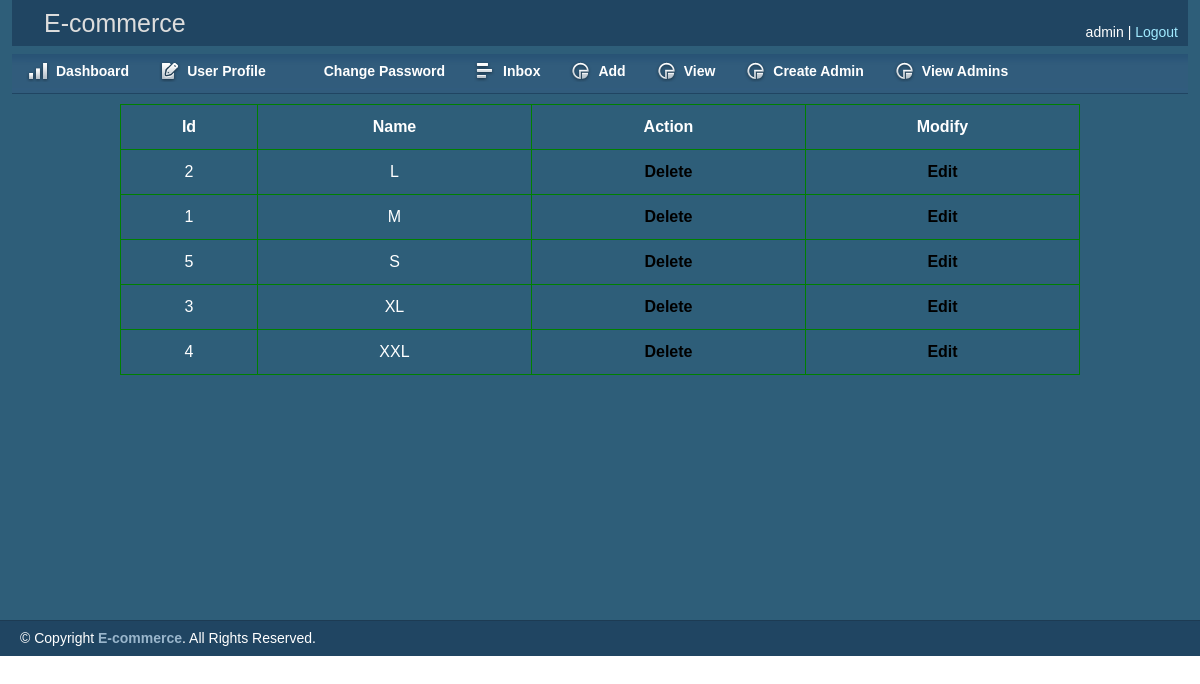
/admin/index.php?v=view-sizes (signed in), run on the app's committed database.
### tables this page shows
CREATE TABLE `sizes` (
  `id` tinyint(3) UNSIGNED NOT NULL,
  `name` varchar(30) NOT NULL
);

### library/db.php (called while the page is built, shortened)
<?php
class Database{
	private $con;
	public function __construct(){
		$this->con = new mysqli("localhost","root","","ecommerce");
	}
	public function view($select, $table, $orders= "", $where = "", $relations="", $groupBy=""){
		$temp_orders = "";
		$temp_where = "";
		$sql = "select {$select} from {$table}";
		$sql = $sql . $temp_where . $groupBy .  $temp_orders;
		return $this->con->query($sql);
	}
}

### admin/views/view/view-sizes.vie.php (the view)
<table  class="tbl">
	<tr>
		<th width='10%'>Id</th>
		<th width='20%'>Name</th>
		<th width='20%'>Action</th>
		<th width='20%'>Modify</th>
	</tr>
	<?php
	if ($sql = $db->view("*","sizes","","")) {
		while ($v =$sql->fetch_object()) {
			echo "<tr>";
			echo "<td>{$v->id}</td>";
			echo "<td>{$v->name}</td>";
			echo "<td><a href='index.php?i=delete-sizes&id={$v->id}'>Delete</a></td>";
			echo "<td><a href='index.php?i=edit-sizes&id={$v->id}'>Edit</a></td>";
			echo "</tr>";
		}
	}
	?>
</table>

### admin/index.php (shortened to what this page needs)
<?php
include "../library/db.php";
$db = new Database();
?>
<!DOCTYPE html>
<html>
<head>
    <link rel="stylesheet" href="https://maxcdn.bootstrapcdn.com/bootstrap/4.4.1/css/bootstrap.min.css">
    <link rel="stylesheet" type="text/css" href="css/reset.css" media="screen" />
    <link rel="stylesheet" type="text/css" href="css/text.css" media="screen" />
    <link rel="stylesheet" type="text/css" href="css/grid.css" media="screen" />
    <link rel="stylesheet" type="text/css" href="css/layout.css" media="screen" />
    <link rel="stylesheet" type="text/css" href="css/nav.css" media="screen" />
    <link href="css/table/demo_page.css" rel="stylesheet" type="text/css" />
    <link rel="stylesheet" type="text/css" href="css/saif.css">
    <link rel="stylesheet" type="text/css" href="css/fSelect.css">
</head>
<body>
    <div class="container_12">
        <div class="grid_12 header-repeat">
            <div id="branding">
               <div class="floatleft middle">
                 <h1>E-commerce</h1>
             </div>
             <div class="floatright">
                    <div class="floatleft marginleft10">
                        <ul class="inline-ul floatleft">
                            <?php
                            if (isset($_SESSION['id'])) {
                                ?>
                                <li><?php echo $_SESSION['name'];   ?></li>
                                <li><a href="index.php?i=logout">Logout</a></li>
                                <?php
                            }
                            ?>
                        </ul>
                    </div>
                </div>
            </div>
        </div>
        <div class="grid_12">
            <ul class="nav main">
                <?php include "views/subpage/menu.php"; ?>
            </ul>
        </div>
        <?php include 'system/controller.php';?>
        <?php include 'inc/footer.php';?>

### admin/views/subpage/menu.php
<?php
if (isset($_SESSION['type']) && ($_SESSION['type']==1 || $_SESSION['type']==2)) {
	?>
	<li class="ic-dashboard"><a href="index.php?=home"><span>Dashboard</span></a> </li>
	<li class="ic-form-style"><a href="index.php"><span>User Profile</span></a></li>
	<li class="ic-typography"><a href="index.php?i=changepassword"><span>Change Password</span></a></li>
	<li class="ic-grid-tables"><a href="index.php"><span>Inbox</span></a></li>
	<li class="ic-charts"><a href="index.php?i=add"><span>Add</span></a></li>
	<li class="ic-charts"><a href="index.php?v=view"><span>View</span></a></li>
	<?php
}
if (isset($_SESSION['type']) && $_SESSION['type']==1) {
	?>
	<li class="ic-charts"><a href="index.php?s=create-admin"><span>Create Admin</span></a></li>
	<li class="ic-charts"><a href="index.php?s=view-admin"><span>View  Admins</span></a></li>
	<?php
}
?>

### admin/system/controller.php (shortened to what this page needs)
<?php
if(isset($_GET['i']) && isset($_SESSION['type']) &&($_SESSION['type']==1 || $_SESSION['type']==2)){
	if(file_exists("views/insert/".$_GET['i'].".ins.php")){
		include "views/insert/".$_GET['i'].".ins.php";
	}
	else{
		include "views/view/404.php";
	}
}
else if(isset($_GET['v'])&& isset($_SESSION['type']) &&($_SESSION['type']==1 || $_SESSION['type']==2)){
	if(file_exists("views/view/".$_GET['v'].".vie.php")){
		include "views/view/".$_GET['v'].".vie.php";
	}
	else{
		include "views/view/404.php";
	}
}

### admin/inc/footer.php (shortened to what this page needs)
    </div>
    <div id="site_info">
        <p>
         &copy; Copyright <a href="http://ecommerce.com">E-commerce</a>. All Rights Reserved.
        </p>
    </div>
</body>
</html>

### admin/css/layout.css (style rules this page uses)
body { background: #fff none repeat scroll 0 0; color: #444; font-size: 14px; padding: 0; }
.floatleft { float:left; }
.middle { margin-left: 22px; margin-top: -14px; }
.middle h1 { color:#ddd;margin:0 }
.floatright { float:right; }
.inline-ul li { display:inline; color:#fff; }
.marginleft10 { margin-left:10px; }
a { color: #000; font-weight:bold; text-decoration: none; }
.container_12, .container_16 { background:#2E5E79; }
h1, h2, h3, h4, h5, h6 { line-height:1.2em; margin-bottom:.3em; }
#branding { font-weight: normal; margin-bottom: 0; padding: 22px 10px 3px; text-align: left; }
.header-repeat { background:url(../img/header-repeat.jpg) repeat-x; }
#branding a { color:#A1EAFF; font-weight:normal; }
#branding a:before { content:" | "; color:#fff; }
#branding ul, #branding ul li { margin:0px; padding:0px; }
#branding li { padding:0px 0px 0px 0px !important; }
p { margin-bottom:1em; }
ul, ol { padding-top:0; }
#site_info { color:#fff; background:#204562; border-top:1px solid #1d3b53; padding-left:20px; }
#site_info p { line-height:35px; margin-bottom:0px; }
#site_info a { color:#9ab6cc; }

### admin/css/saif.css (style rules this page uses)
.tbl { width: 80%; text-align: center; margin: 0 auto; color: #fff; font-size: 16px; }
.tbl th,td { border: 1px solid green; padding: 10px 0; }

### data on the page
sizes: id "2", name "L"
sizes: id "1", name "M"
sizes: id "5", name "S"
sizes: id "3", name "XL"
sizes: id "4", name "XXL"

### other printed values
$_SESSION['name'] "admin"
